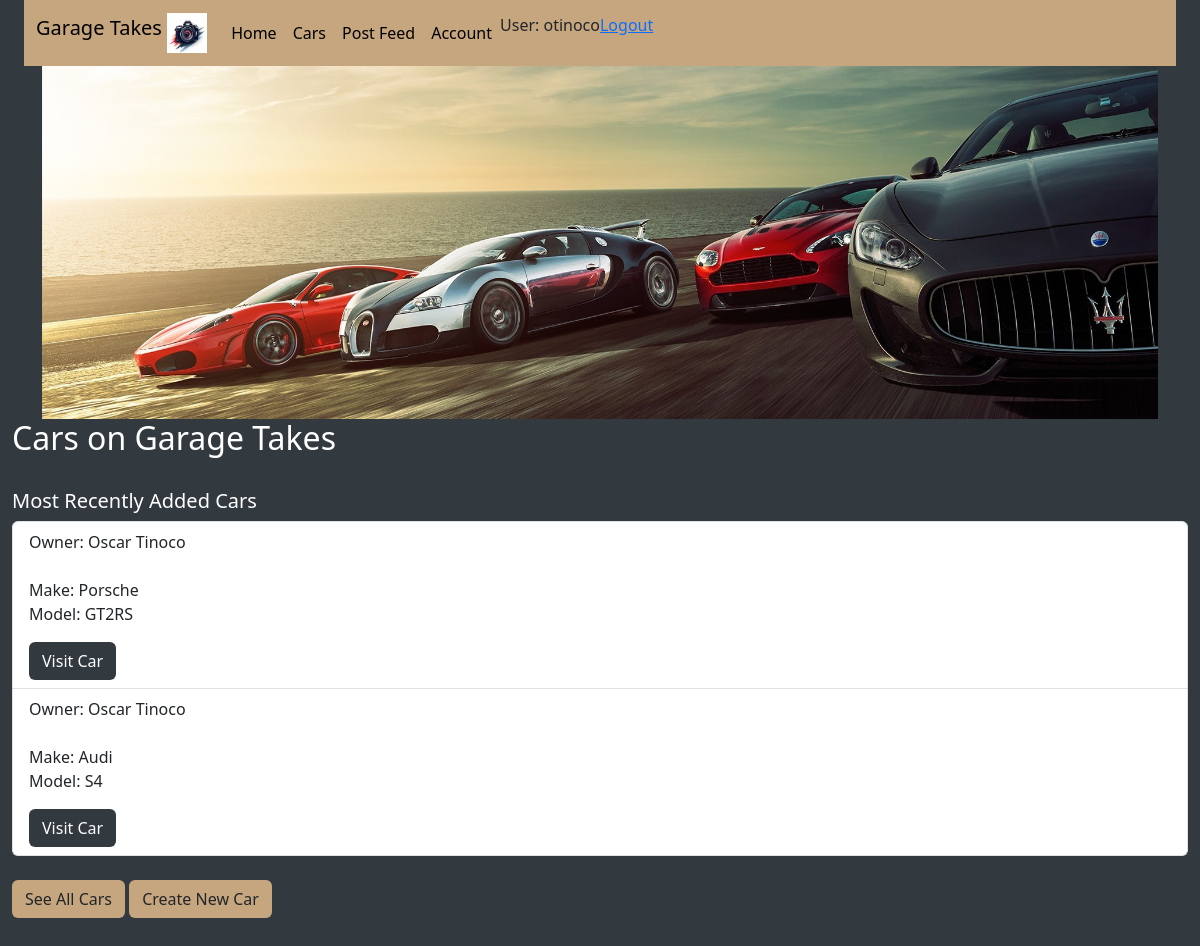
The app's page / (signed in), older data.
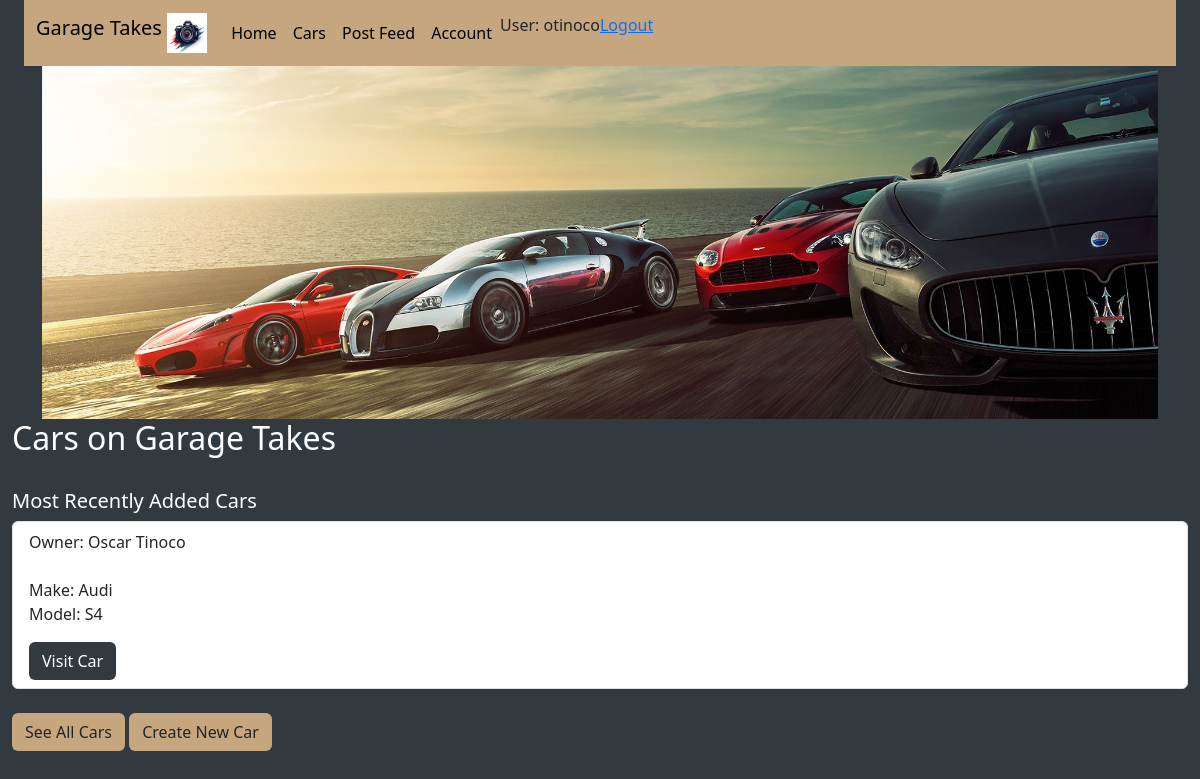
The same page, newer data.
### final_app/models.py (models this page shows, shortened)
class Account(models.Model):
    user = models.OneToOneField(User,on_delete=models.CASCADE, unique=True)
    name = models.CharField(max_length=200)
    city = models.CharField(max_length=200, null=True)
    bio = models.TextField(max_length=200, null=True)
    def __str__(self):
        return self.name
    def get_absolute_url(self):
        return reverse('account-profile', args=[str(self.id)])

class Car(models.Model):
    owner = models.ForeignKey(Account, null=True, on_delete=models.CASCADE, default=None)
    make = models.CharField(max_length=200)
    model = models.CharField(max_length=200)
    year = models.CharField(max_length=200)
    color = models.CharField(max_length=200)
    picture = models.ImageField(upload_to='uploads/', blank=True)
    def get_absolute_url(self):
        return reverse('car-detail', args=[str(self.id)])

### final_app/views.py (the view)
# urls.py: path('', views.homepage, name= 'home_page'),
@login_required
def homepage(request):
   homepage_cars = Car.objects.order_by('-id')[:3]
   accounts = Account.objects.all()
   return render( request, 'final_app/homepage.html', { 'homepage_cars':homepage_cars, 'accounts':accounts })

### final_app/templates/final_app/homepage.html
{% extends "final_app/base_template.html" %}
{% block content %}
{% load static %}
<div class="container">
    <div class="col-md-16 px-0">
        <img src="{% static 'images/super_sports_cars-HD.jpg' %}" class="img-fluid">
    </div>
</div>
<h2 style="color: #ffffff">Cars on Garage Takes</h2>
<br>
<h5 style="color: #ffffff">Most Recently Added Cars</h5>
<ul class="list-group">
{% for car in homepage_cars %}
<li class="list-group-item" >Owner: {{ car.owner }}
<p><br>Make: {{ car.make }} <br>
Model: {{ car.model }}</p>
<a class="btn text-white" style="background-color: #32393F" href="{{ car.get_absolute_url }}" role="button">Visit Car</a>
</li>
{% endfor %}
</ul>
<br>
<a class="btn" style="background-color: #C6A67E" href="{% url 'cars' %}" role="button">See All Cars</a>
<a class="btn" style="background-color: #C6A67E" href="{% url 'create_car' %}" role="button">Create New Car</a>
<br><br><br><br><br><br><br><br><br><br><br><br>
{% endblock %}

### final_app/templates/final_app/base_template.html (shortened to what this page needs)
{% load static %}
<!DOCTYPE html>
<html lang="en">
<head>
<link href="https://cdn.jsdelivr.net/npm/bootstrap@5.3.1/dist/css/bootstrap.min.css" rel="stylesheet" />
{% load bootstrap5 %}
{% bootstrap_css %}
</head>
<body>
<div class="container-fluid" style="background-color: #32393F">
<div class="container-fluid">
    <nav class="navbar navbar-expand-lg" style="background-color: #C6A67E">
        <div class="container-fluid">
        <a class="navbar-brand " href={% url 'home_page' %}>Garage Takes
            <img src="{% static 'images/camera_logo.jpg' %}" width="40" height="40" class="d-inline-block align-top">
        <div class="collapse navbar-collapse" id="navbarNav">
        <ul class="navbar-nav">
        <li class="nav-item">
        <a class="nav-link active" aria-current="page" href="{% url 'home_page' %}">Home</a>
        </li>
        <li class="nav-item">
        <a class="nav-link active" href="{% url 'cars' %}">Cars</a>
        </li>
        <li class="nav-item">
        <a class="nav-link active" href="{% url 'posts' %}">Post Feed</a>
        </li>
        <li class="nav-item">
            {% for account in accounts %}
                {% if account.name == user.get_full_name %}
                    <a class="nav-link active" href="{{ account.get_absolute_url }}">Account</a>
                {% endif %}
            {%endfor%}
        </li>
        {% if user.is_authenticated %}
            <li>User: {{ user.get_username }}</li>
            <li><a href="{% url 'logout' %}?next={{ request.path }}">Logout</a></li>
        {% else %}
            <li><a href="{% url 'register_page' %}?next={{ request.path }}">Register</a></li>
            <li><a href="{% url 'login' %}?next={{ request.path }}">Login</a></li>
        {% endif %}
        </ul>
        </div>
        </div>
    </nav>
</div>
{% block content %}
{% endblock %}
</div>
</body>
</html>

Row changes from the older to the newer data that the page shows:
removed Car: owner "Oscar Tinoco", make "Porsche", model "GT2RS"
